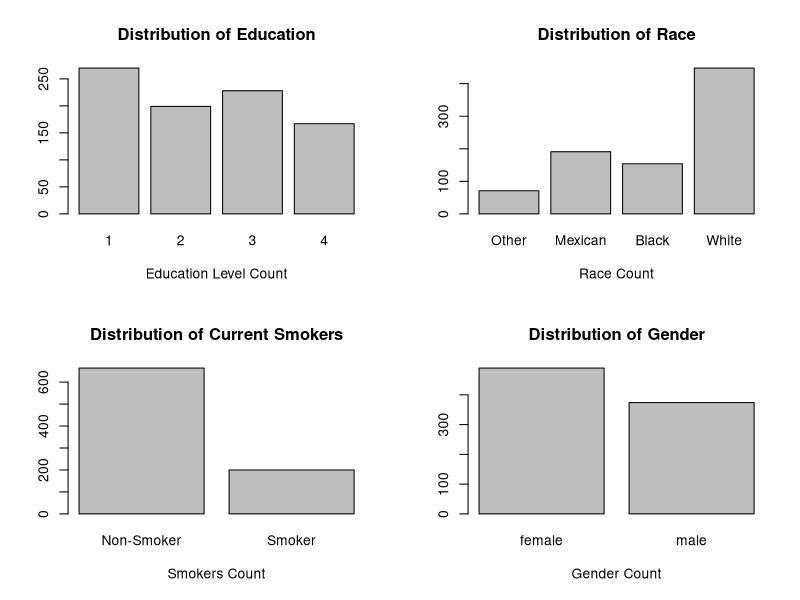
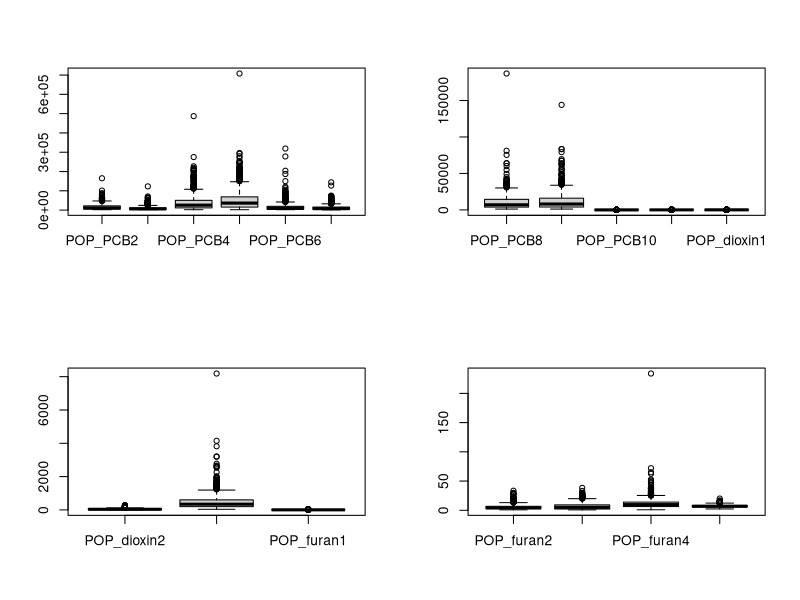
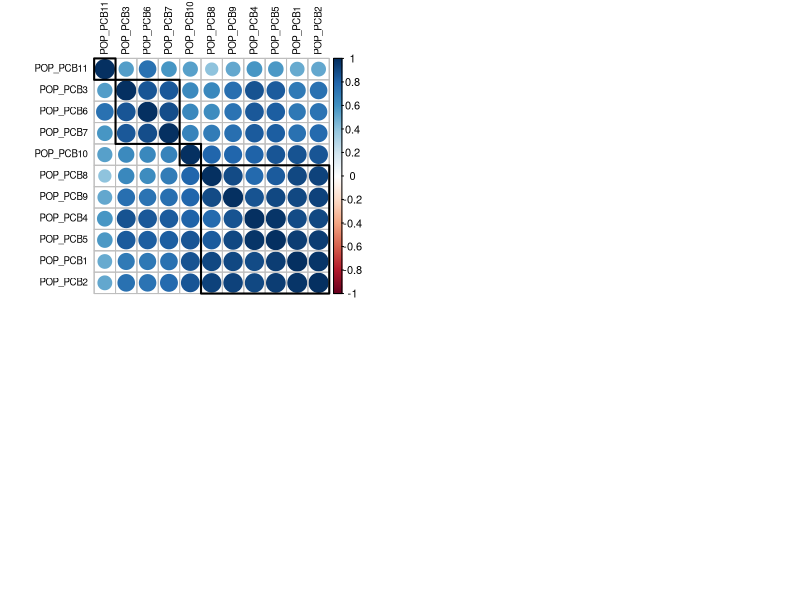
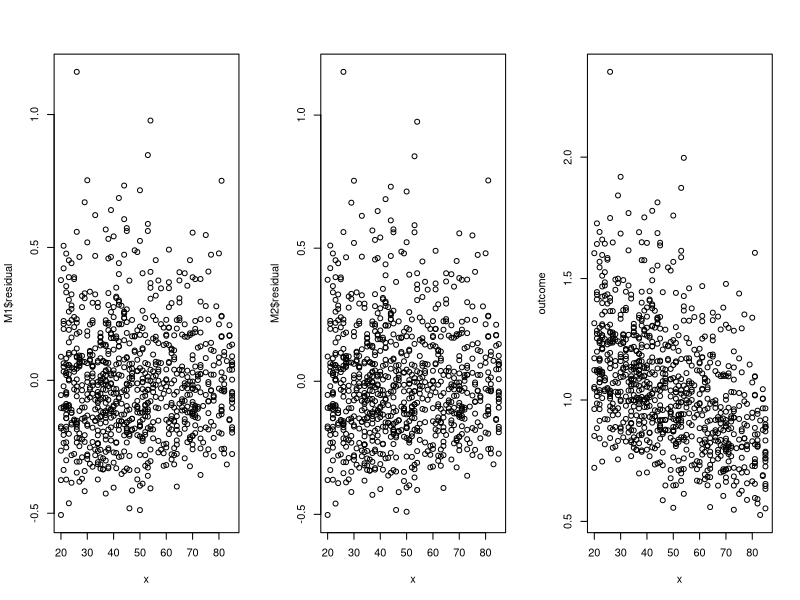
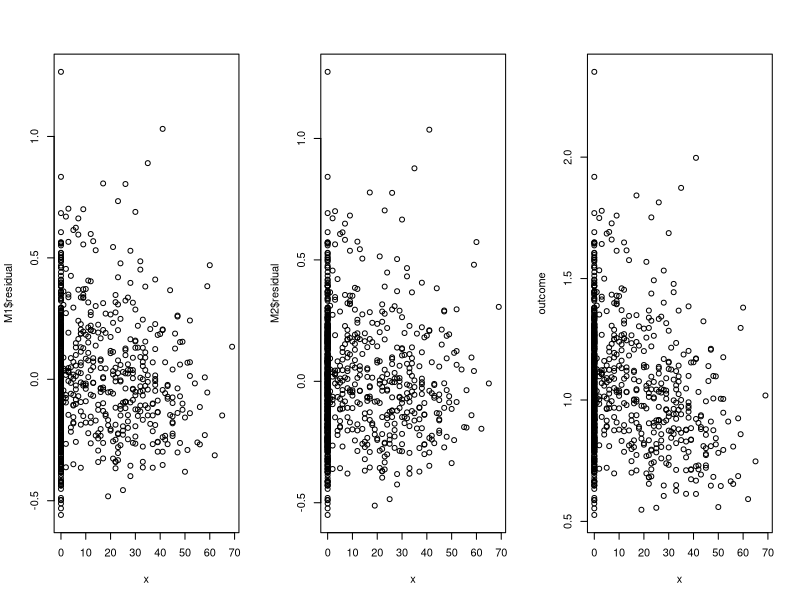
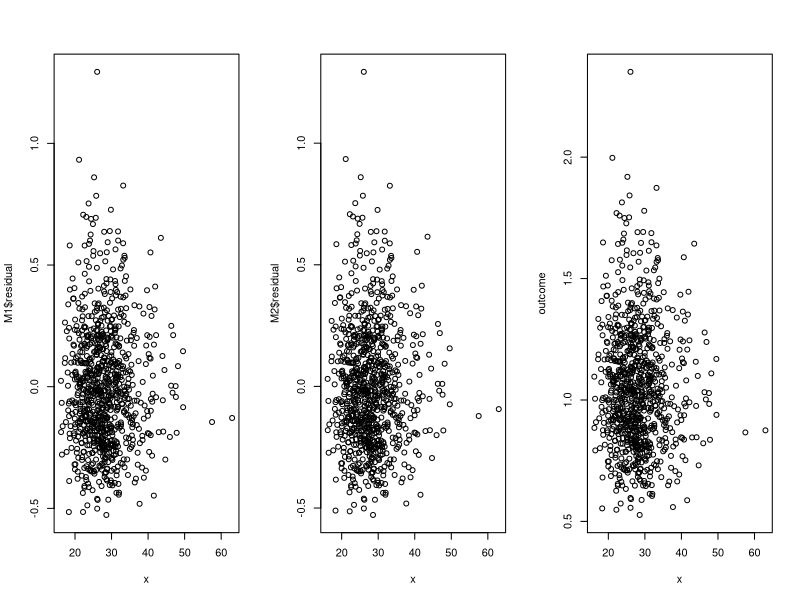
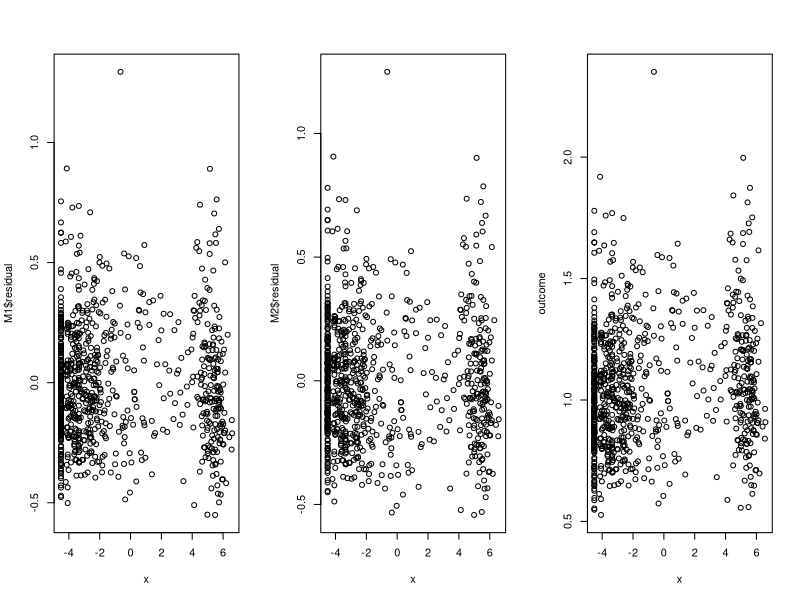
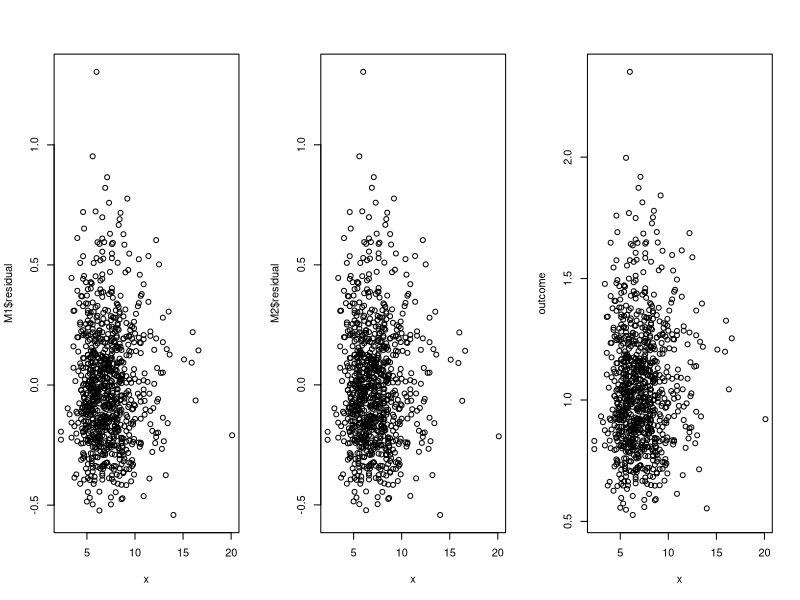

These charts were generated, in order, by the following R code:
## ---- chunk 1
knitr::opts_chunk$set(echo = TRUE)
## ---- chunk 2
# CHANGE ABSOLUTE PATH

# setwd("~/Desktop/stat341/R331project/data")
setwd("~/School/4A/STAT 331/R331project/data")
# setwd("~/Desktop/R331project/data")

pollutants_raw <- read.csv("pollutants.csv", header = TRUE)
names(pollutants_raw)
## ---- chunk 3
# Mxn's work
# clean the pollutants dataframe
pollutants <- subset(pollutants_raw , select = -X)

# deal with categorical data

# 1 = Less Than 9th Grade or 9-11th Grade (Includes 12th grade with no diploma) 
# 2 = High School Grad/GED or Equivalent
# 3 = Some College or AA degree
# 4 = College Graduate
edu_factor=factor(pollutants$edu_cat)

# 1 = Other Race (Including Multi-Racial);
# 2 = Mexican American; 
# 3 = Non-Hispanic Black; 
# 4 = Non-Hispanic White
race_factor=factor(pollutants$race_cat, 
                   labels = c("Other", "Mexican", "Black", "White"))

# 0 = does not currently smoke; 
# 1 = currently smokes
smoke_factor=factor(pollutants$smokenow, labels = c("Non-Smoker", "Smoker"))

# 0 = female, 1 = male
gender_factor=factor(pollutants$male, labels = c("female", "male"))


pollutants$edu_cat = edu_factor
pollutants$race_cat = race_factor
pollutants$smokenow = smoke_factor
pollutants$male = gender_factor

head(pollutants)
summary(pollutants)
## ---- chunk 4
names(pollutants)
## ---- chunk 5
# Mxn's work
# put bargraphs for categorical data onto one picture
par(mfrow=c(2,2))

plot(edu_factor, 
     main="Distribution of Education",
     xlab="Education Level Count")

plot(race_factor, 
     main="Distribution of Race",
     xlab="Race Count")

plot(smoke_factor, 
     main="Distribution of Current Smokers",
     xlab="Smokers Count")

plot(gender_factor, 
     main="Distribution of Gender",
     xlab="Gender Count")
## ---- chunk 6
# Mxn's work

# PC 1-6
boxplot(pollutants[, 3:8])

# PC 7-11
boxplot(pollutants[, 9:13])

# Doxin
boxplot(pollutants[, 14:16])

# Furan
boxplot(pollutants[, 17:20])
## ---- chunk 7
pollutants[436, 3:12]
## ---- chunk 8
# Estella's work 1
library(corrplot)
library(ggplot2)

POP_PCB = c("POP_PCB1", "POP_PCB2","POP_PCB3", "POP_PCB4", 
            "POP_PCB5", "POP_PCB6","POP_PCB7", "POP_PCB8",
            "POP_PCB9", "POP_PCB10", "POP_PCB11")

POP_PCB_data <- pollutants [, POP_PCB]
cc = cor(POP_PCB_data , method = "spearman")

# cluster my POP_PCB so that those with similar patterns 
# of correlation coefficients are closer together. 
# https://jkzorz.github.io/2019/06/11/Correlation-heatmaps.html
corrplot(cc, tl.col = "black", order = "hclust", hclust.method = "average", 
         addrect = 4, tl.cex = 0.7)
## ---- chunk 9
# Judy's work Part 1
# testing non-linearity in SLR
# if for any covariate, residual vs x for M1 has a pattern and
# residual vs x for M2 seems random, then y has a nonlinear
# relationship with with x.
# M1: fitting y to x
# M2: fitting y to x^2

par(mfrow=c(1, 3))
outcome <- pollutants$length
check <- function(x) {
  M1 <- lm(outcome ~ x)
  print(paste("residual for M1: ", sigma(M1)))
  M2 <- lm(outcome ~ x + I(x^2))
  print(paste("residual for M2: ", sigma(M2)))
  plot(x, M1$residual)
  plot(x, M2$residual)
  plot(x, outcome)
}

list <- list(pollutants$ageyrs, pollutants$yrssmoke,
             pollutants$BMI, pollutants$ln_lbxcot,
             pollutants$whitecell_count, pollutants$lymphocyte_pct, 
             pollutants$monocyte_pct, pollutants$eosinophils_pct, 
             pollutants$basophils_pct, pollutants$neutrophils_pct)
for (column in list) {
  check(column)
}
## ---- chunk 10
# Judy's work Part 2
# testing non-linearity in MLR
library(car)
M <- lm (length ~ ., data=pollutants)
avPlots(M)
## ---- chunk 11
# Estella's work 3
f <- as.formula(
  paste("length", paste("(", paste(POP_PCB, collapse = "+"), ")^2"), sep="~"))

m <- lm(f, data = pollutants)
summary(m)
## ---- chunk 12
# Estella's work 4 
# setting threshold of pvalue to be 0.05 and assess possible interaction terms
pvalues <- summary(m)$coefficients[,4]
p_threshold = 0.05
selected <-which(pvalues<= p_threshold)
names(selected)
## ---- chunk 13
train_data <- pollutants[1:600,]
test_data <- pollutants[601:nrow(pollutants),]
## ---- chunk 14
#stepwise parameters selection without any interaction terms
M0 <- lm(length ~ 1, data = train_data) # minimal model
Mfull <- lm(length ~ ., data= train_data)

## 2 corresponds to AIC
## log(n) corresponds to BIC

# stepwise AIC
Mstart <- lm(length ~ ., data= train_data)
system.time({
  MAIC <- step(object = Mstart,
               scope = list(lower = M0, upper = Mfull),
               direction = "both", trace = 0, k = 2)
})

#stepwiseBIC
system.time({
  MBIC <- step(object = Mstart,
               scope = list(lower = M0, upper = Mfull),
               direction = "both", trace = 0, k = log(nrow(train_data)))
})

#stepwiseB_Adjusted R2
MAIC
MBIC
## ---- chunk 15
# stepwise parameters selection with any interaction terms
M0 <- lm(length ~ 1, data = train_data) # minimal model

# tail to remove length column
single <- paste(tail(colnames(train_data),-1), collapse = " + ")
# tail to remove intercept column
interaction <- paste(tail(names(selected),-1), collapse = " + ")
f_interaction <- as.formula(
  paste("length", paste("(", single,"+", interaction, ")"), sep = " ~"))

Mfull <- lm(f_interaction, data = train_data)
Mstart <- lm(f_interaction, data = train_data)

# stepwise AIC
Mstart <- lm(length ~ ., data= train_data)
system.time({
  MAIC_Interaction <- step(object = Mstart,
                           scope = list(lower = M0, upper = Mfull),
                           direction = "both", trace = 0, k = 2)
})

#stepwiseBIC
system.time({
  MBIC_Interaction <- step(object = Mstart,
                           scope = list(lower = M0, upper = Mfull),
                           direction = "both", trace = 0, 
                           k = log(nrow(train_data)))
})

#stepwiseB_Adjusted R2
MAIC_Interaction
MBIC_Interaction
## ---- chunk 16
# mxn's work
predAIC <- predict(MAIC, newdata=test_data)
predBIC <- predict(MBIC, newdata=test_data)
predAICInteraction <- predict(MAIC_Interaction, newdata=test_data)
predBICInteraction <- predict(MBIC_Interaction, newdata=test_data)

mean((test_data$length - predAIC)^2)
mean((test_data$length - predBIC)^2)
mean((test_data$length - predAICInteraction)^2)
mean((test_data$length - predBICInteraction)^2)
